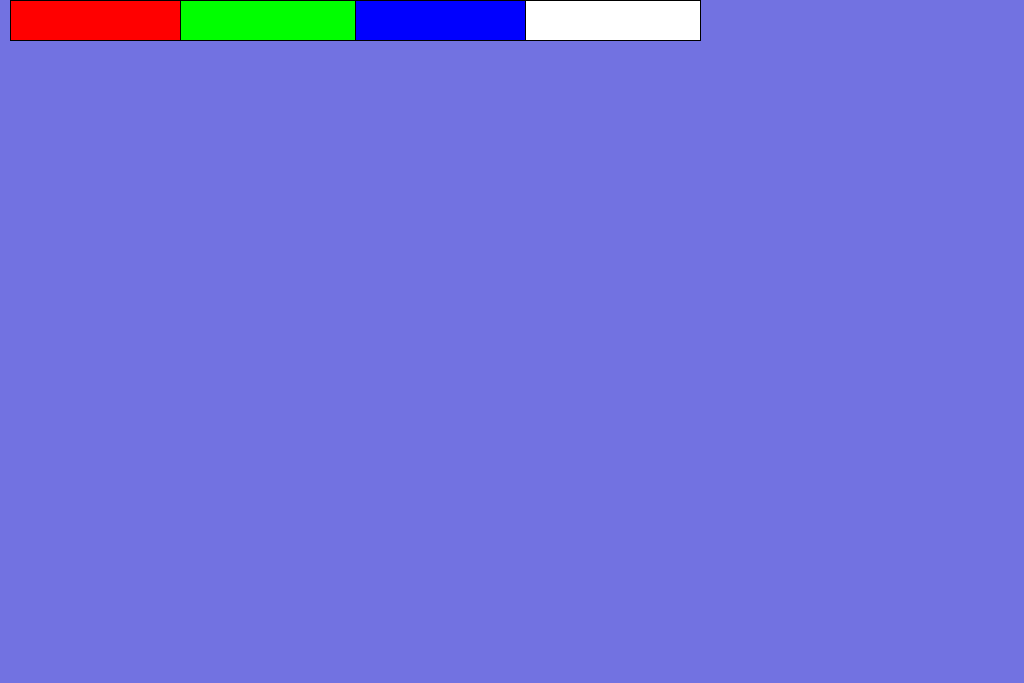
Frame 1 (no input)
Frame 60 (the mouse pressed at the canvas centre just before this capture): identical to frame 1, image omitted
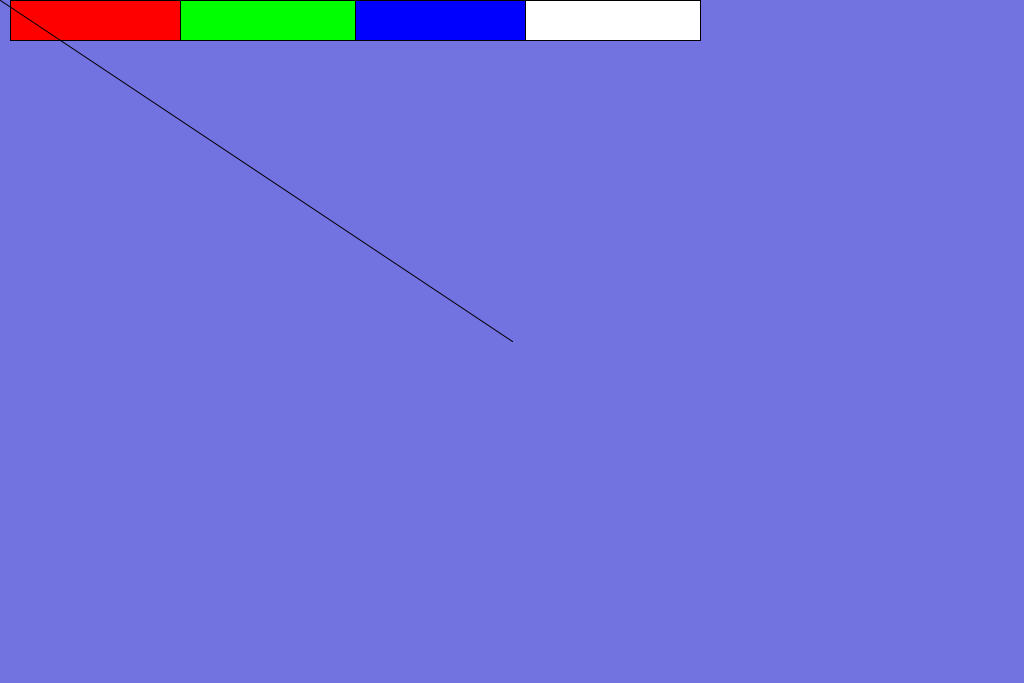
Frame 120 (the mouse held since frame 60 and released just before this capture)

The Processing sketch that drew these frames (run headless with seeded random() and noise(); from frame 60 on, the mouse is pressed at the canvas centre):

// Processing sketch: processing_105702
// ── processing_105702.pde

//My Drawing Machine HW

//PImage cat;

color strokeColor = color(0);
int rect1X = 10;
int rect2X = 180;
int rect3X = 355;
int rect4X = 525;
int rectY = 0;
int rectWidth = 175; 
int rectHeight = 40;
color rect1Color= color(255,0,0);
color rect2Color= color(0,255,0);
color rect3Color= color(0,0,255);
color rect4Color= (255);

void setup() {
  size(1024, 683);
  // The background image must be the same size as the parameters
  // into the size() method.
  background(114,114,225);
  reset();
}
  
void draw() {
 //whenever you press the mouse, a line is drawn between pmouseX&Y and mouseX&Y (drawing)
  stroke(strokeColor);
  if (mousePressed == true) {
    line(mouseX, mouseY, pmouseX, pmouseY);
  }
   

}
//this gets called everytime the mouse is pressed
void mousePressed(){
  //the following checks each rect for mouse press, and sets the stroke color to be the rect color
  if(overRect(rect1X,rectY,rectWidth,rectHeight)){
    strokeColor = rect1Color;
  } else if(overRect(rect2X,rectY,rectWidth,rectHeight)){
    strokeColor = rect2Color;
  } else if(overRect(rect3X,rectY,rectWidth,rectHeight)){
    strokeColor = rect3Color;
  }else if(overRect(rect4X,rectY,rectWidth,rectHeight)){
    reset();
  }
   
}
//chceks if mouseX and mouseY are inside the rectangle defined by the function arguements 
boolean overRect(int x, int y, int width, int height)  {
  if (mouseX >= x && mouseX <= x+width && 
      mouseY >= y && mouseY <= y+height) {
    return true;
  } else {
    return false;
  }
}

void reset(){
  background (114,114,225);
    fill(rect1Color);
  rect(rect1X,rectY,rectWidth,rectHeight);
  fill(rect2Color);
  rect(rect2X,rectY,rectWidth,rectHeight);
  fill(rect3Color);
  rect(rect3X,rectY,rectWidth,rectHeight);
  fill(rect4Color);
  rect(rect4X,rectY,rectWidth,rectHeight);
}
